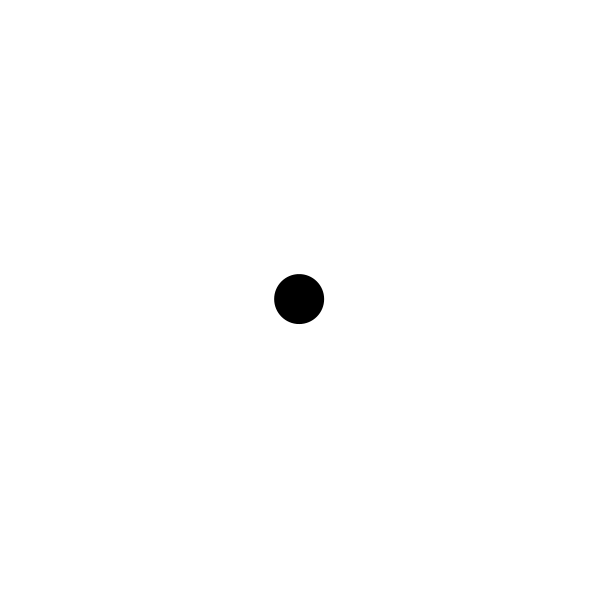
Frame 1 (no input)
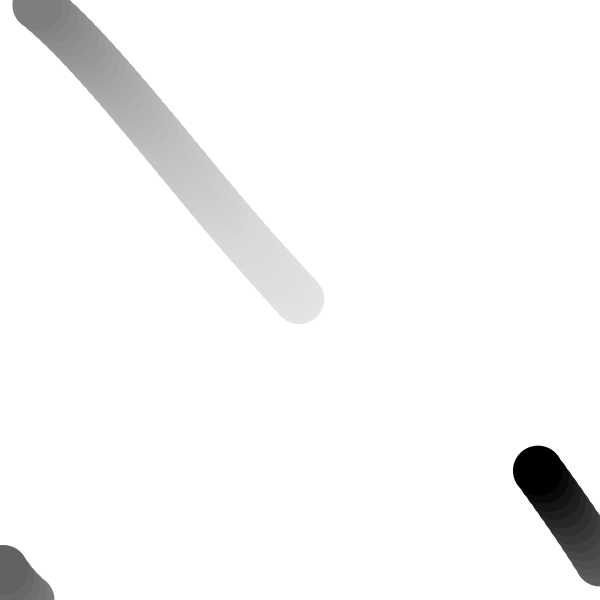
Frame 60 (the mouse pressed at the canvas centre just before this capture)
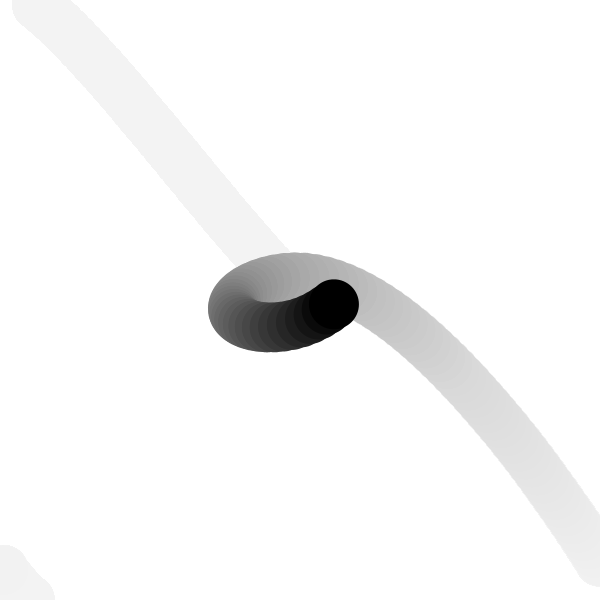
Frame 120 (the mouse held since frame 60 and released just before this capture)

The Processing sketch that drew these frames (run headless with seeded random() and noise(); from frame 60 on, the mouse is pressed at the canvas centre):

// Processing sketch: noc_vector005
// ── noc_vector005.pde
Ball b;

void setup(){
  size(600, 600);
  background(255);
  noStroke();
  b = new Ball(50);
}

void draw(){
  // 背景
  fill(255, 255, 255, 10);
  rect(0, 0, width, height);
  
  // 円
  b.update();
  b.checkEdges();
  b.display();
}

class Ball{
  int r, top;
  PVector loc;
  PVector vel;
  PVector acc;
  float tx, ty;
  
  Ball(int _r){
    r = _r;
    top = 10;
    loc = new PVector(width/2, height/2);
    vel = new PVector(0, 0);
    acc = new PVector(0, 0);
    tx = 0;
    ty = 10000;  
  }
  
  void update(){
    PVector mouse = new PVector(mouseX, mouseY);
    PVector dir = PVector.sub(mouse, loc);
    dir.normalize();
    dir.x = dir.x * map(noise(tx), 0, 1, 0, 2);
    dir.y = dir.y * map(noise(ty), 0, 1, 0, 2);
    acc = dir;
    vel.add(acc);
    vel.limit(top);
    loc.add(vel);
    tx += 0.01;
    ty += 0.01;
  }
  
  void display(){
    fill(0);
    ellipse(loc.x, loc.y, r, r);
  }
  
  void checkEdges(){
    if(loc.x > width){
      loc.x = 0;
    } else if(loc.x < 0){
      loc.x = width;
    }
    if(loc.y > height){
      loc.y = 0;
    } else if(loc.y < 0){
      loc.y = height;
    }
    
  }
}
